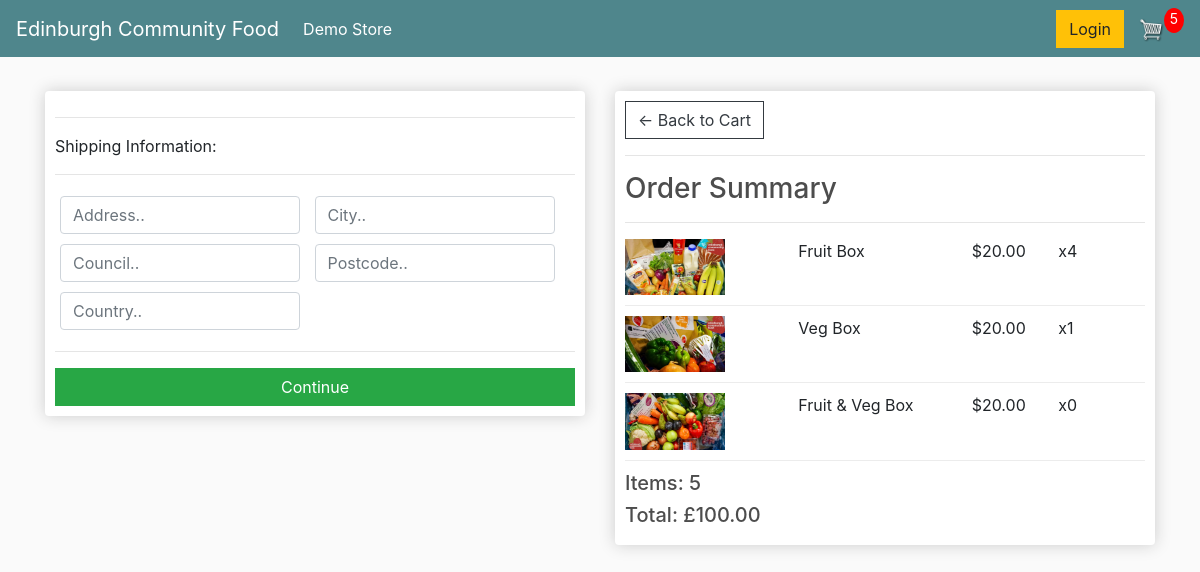
The page /checkout/ (signed in) on the database as committed earlier.
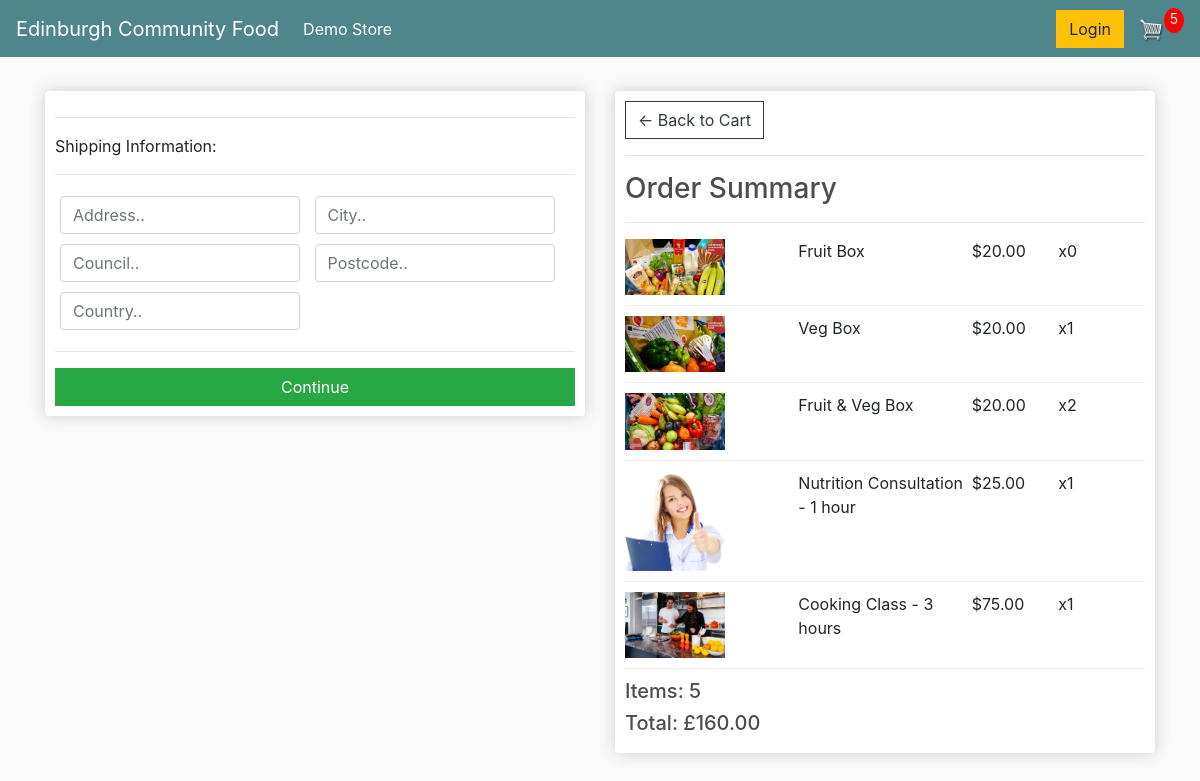
The same page on the database as committed later.
### store/models.py (models this page shows, shortened)
class OrderItem(models.Model):
	product = models.ForeignKey(Product, on_delete=models.SET_NULL, null=True)
	order = models.ForeignKey(Order, on_delete=models.SET_NULL, null=True)
	quantity = models.IntegerField(default=0, null=True, blank=True)
	date_added = models.DateTimeField(auto_now_add=True)
	@property
	def get_total(self):
		total = self.product.price * self.quantity
		return total

class Product(models.Model):
	name = models.CharField(max_length=200)
	price = models.FloatField()
	digital = models.BooleanField(default=False, null=True, blank=True)
	image = models.ImageField(null=True, blank=True)
	@property
	def imageURL(self):
		try:
			url = self.image.url
		except:
			url = ''
		return url

class Order(models.Model):
	customer = models.ForeignKey(Customer, on_delete=models.SET_NULL, null=True, blank=True)
	date_ordered = models.DateTimeField(auto_now_add=True)
	complete = models.BooleanField(default=False)
	transaction_id = models.CharField(max_length=100, null=True)
	@property
	def shipping(self):
		shipping = False
		orderitems= self.orderitem_set.all()
		for i in orderitems:
			if i.product.digital == False:
				shipping = True
		return shipping
	@property
	def get_cart_total(self):
		orderitems= self.orderitem_set.all()
		total = sum([item.get_total for item in orderitems])
		return total
	@property
	def get_cart_items(self):
		orderitems= self.orderitem_set.all()
		total = sum([item.quantity for item in orderitems])
		return total

### store/views.py (the view)
# urls.py: path('checkout/', views.checkout, name="checkout"),
def checkout(request):
	if request.user.is_authenticated:
		customer = request.user.customer
		order, created = Order.objects.get_or_create(customer=customer, complete=False)
		items = order.orderitem_set.all()
		cartItems = order.get_cart_items
	else:
		items = []
		order = {'get_cart_total': 0, 'get_cart_items':0, 'shipping': False}
		cartItems = order['get_cart_items']
	context = {'items': items, 'order': order, 'cartItems': cartItems}
	return render(request, 'store/checkout.html', context)

### store/templates/store/checkout.html (shortened to what this page needs)
{% extends 'store/main.html' %}
{% load static %}
{% block content %}
     <div class="row">
		<div class="col-lg-6">
			<div class="box-element" id="form-wrapper">
				<form id="form">
					<div id="shipping-info">
						<hr>
						<p>Shipping Information:</p>
						<hr>
						<div class="form-field">
							<input class="form-control" type="text" name="address" placeholder="Address..">
						</div>
						<div class="form-field">
							<input class="form-control" type="text" name="city" placeholder="City..">
						</div>
						<div class="form-field">
							<input class="form-control" type="text" name="state" placeholder="Council..">
						</div>
						<div class="form-field">
							<input class="form-control" type="text" name="postcode" placeholder="Postcode..">
						</div>
						<div class="form-field">
							<input class="form-control" type="text" name="country" placeholder="Country..">
						</div>
					</div>
					<hr>
					<input id="form-button" class="btn btn-success btn-block" type="submit" value="Continue">
				</form>
			</div>
			<br>
		</div>
		<div class="col-lg-6">
			<div class="box-element">
				<a  class="btn btn-outline-dark" href="{% url 'cart' %}">&#x2190; Back to Cart</a>
				<hr>
				<h3>Order Summary</h3>
				<hr>
				{% for item in items %}
				<div class="cart-row">
					<div style="flex:2"><img class="row-image" src="{{item.product.imageURL}}"></div>
					<div style="flex:2"><p>{{item.product.name}}</p></div>
					<div style="flex:1"><p>${{item.product.price|floatformat:2}}</p></div>
					<div style="flex:1"><p>x{{item.quantity}}</p></div>
				</div>
				{% endfor %}
				<h5>Items:   {{order.get_cart_items}}</h5>
				<h5>Total:   £{{order.get_cart_total|floatformat:2}}</h5>
			</div>
		</div>
	</div>
{% endblock content %}

Rows that differ between the two databases and show on the page:
changed OrderItem "Fruit Box": quantity "4" → "0"
changed OrderItem "Fruit & Veg Box": quantity "0" → "2"
added OrderItem: product.imageURL (picture), product.name "Nutrition Consultation - 1 hour", product.price "25.00", quantity "1"
added OrderItem: product.imageURL (picture), product.name "Cooking Class - 3 hours", product.price "75.00", quantity "1"
changed through a linked row, Order: get_cart_total "100.00" → "160.00"
